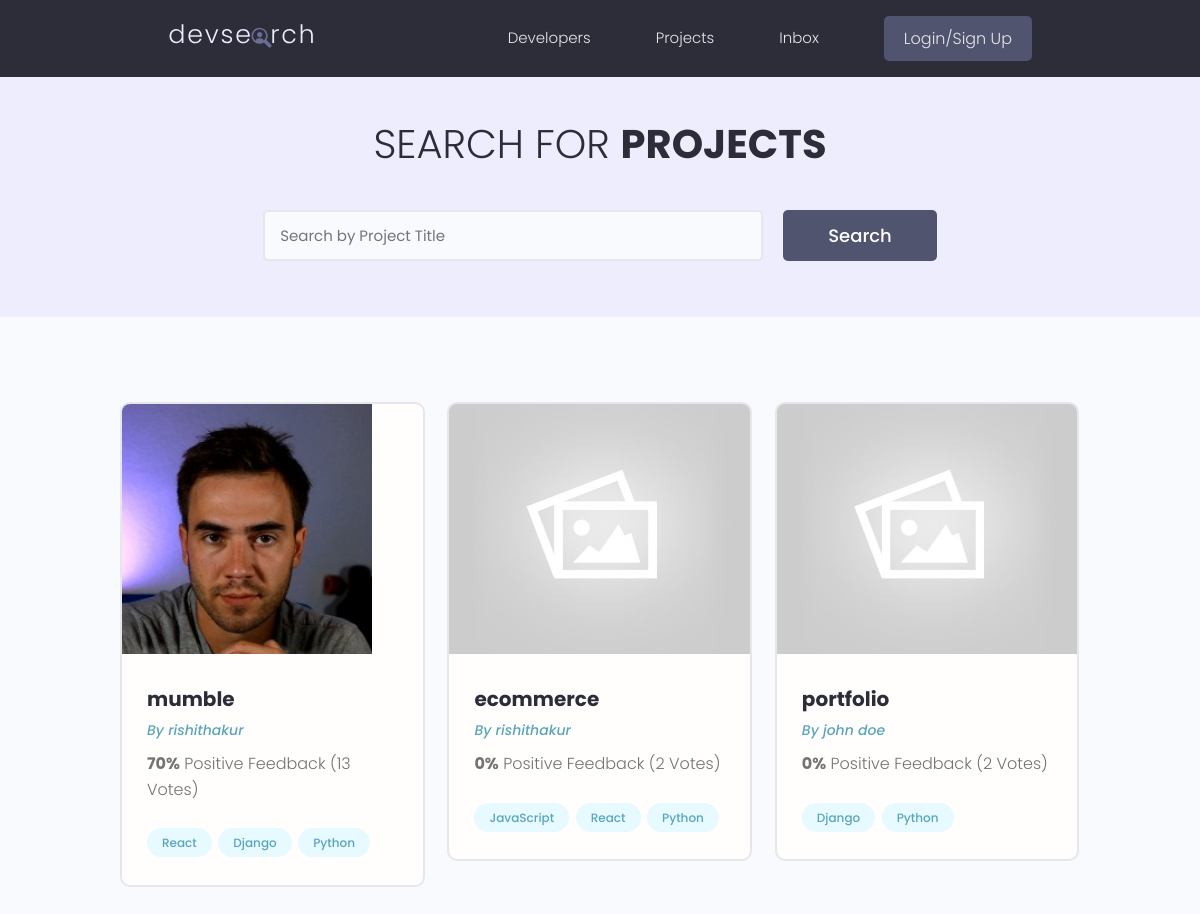
Page /projects/?page=2 on the earlier database version.
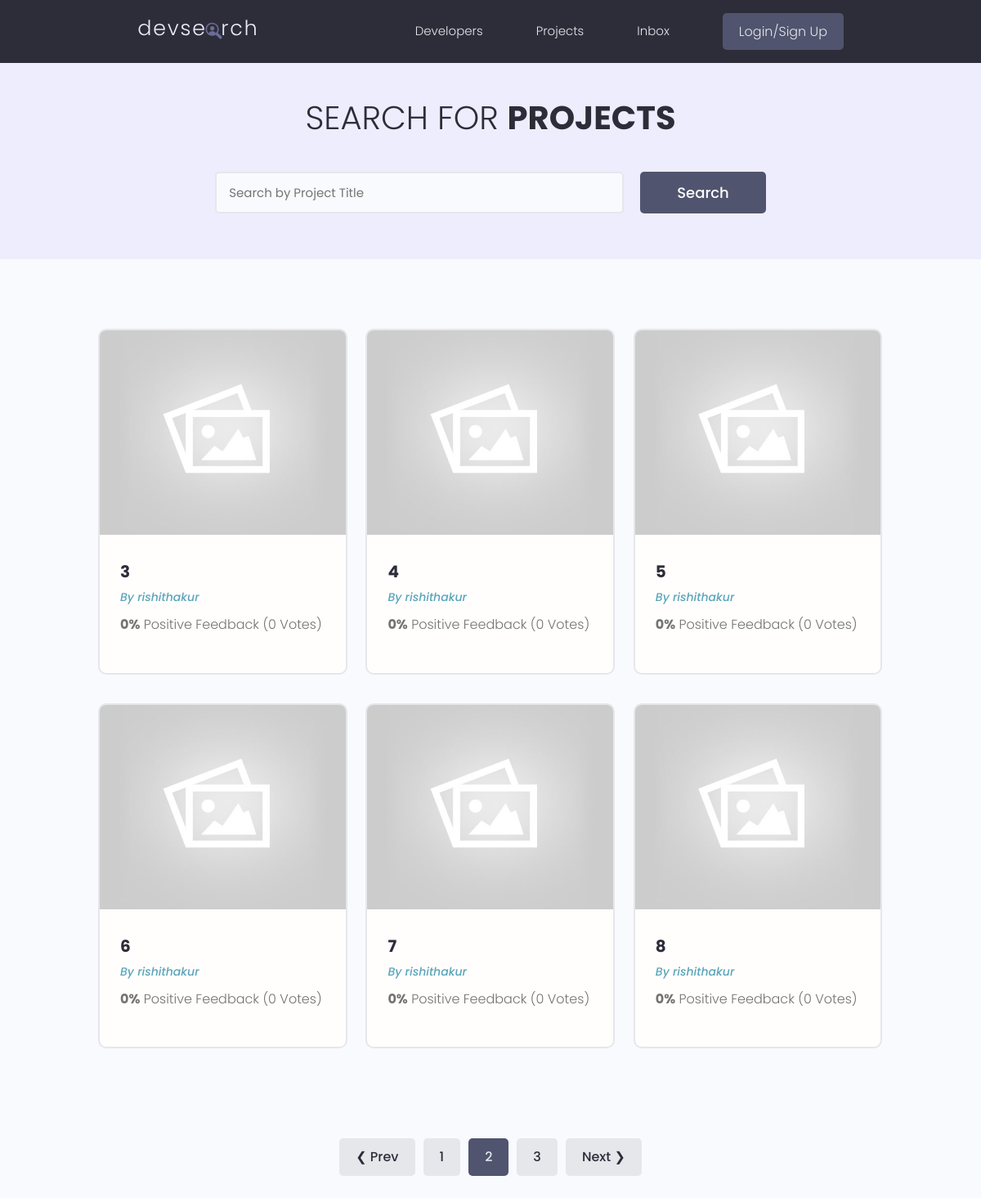
Same page on the later database version.
### projects/models.py (models this page shows, shortened)
class Project(models.Model):
    owner = models.ForeignKey(Profile, null=True, blank=True, on_delete=models.SET_NULL)
    title = models.CharField(max_length=200)
    description = models.TextField(null=True, blank=True)
    featured_image = models.ImageField(null=True, blank=True, default="default.jpg")
    demo_link = models.CharField(max_length=2000, null=True, blank=True)
    source_link = models.CharField(max_length=2000,null=True, blank=True)
    tags = models.ManyToManyField('Tag', blank=True)
    vote_total = models.IntegerField(default=0, null=True, blank=True)
    vote_ratio = models.IntegerField(default=0, null=True, blank=True)
    created = models.DateTimeField(auto_now_add=True)
    id = models.UUIDField(default=uuid.uuid4, unique=True, primary_key=True, editable=False)
    class Meta:
        ordering = ['-vote_ratio', '-vote_total', 'title']

class Tag(models.Model):
    name = models.CharField(max_length=200)
    created = models.DateTimeField(auto_now_add=True)
    id = models.UUIDField(default=uuid.uuid4, unique=True, primary_key=True, editable=False)
    def __str__(self):
        return self.name

### users/models.py (models this page shows, shortened)
class Profile(models.Model):
    user = models.OneToOneField(User, on_delete=models.CASCADE, null=True, blank=True)
    name = models.CharField(max_length=200, blank=True, null=True)
    email = models.EmailField(max_length=500, blank=True, null=True)
    username = models.CharField(max_length=200, blank=True, null=True)
    location = models.CharField(max_length=200, blank=True, null=True)
    short_intro = models.CharField(max_length=200, blank=True, null=True)
    bio = models.TextField(blank=True, null=True)
    profile_image = models.ImageField(null=True, blank=True, upload_to='profiles/', default='profiles/user-default.png')
    social_github =  models.CharField(max_length=200, blank=True, null=True)
    social_linkedin=  models.CharField(max_length=200, blank=True, null=True)
    social_website =  models.CharField(max_length=200, blank=True, null=True)
    social_twitter =  models.CharField(max_length=200, blank=True, null=True)
    created = models.DateTimeField(auto_now_add=True)
    id = models.UUIDField(default=uuid.uuid4, unique=True, primary_key=True, editable=False)

### projects/views.py (the view)
# urls.py: path('projects/', include('projects.urls')),
def projects(request):
    projects, search_query = searchProjects(request)
    custom_range, projects = paginateProjects(request, projects, 6)
    context = {'projects':projects, 'search_query': search_query, 'custom_range': custom_range}
    return render(request, 'projects/projects.html', context)

### projects/utils.py (called while the page is built)
def paginateProjects(request, projects, results):
    page = request.GET.get('page')
    paginator = Paginator(projects, results)
    try:
        projects = paginator.page(page)
    except PageNotAnInteger:
        page = 1
        projects = paginator.page(page)
    except EmptyPage:
        page = paginator.num_pages
        projects = paginator.page(page)
    leftIndex = (int(page) - 2)
    if leftIndex < 1:
        leftIndex = 1
    rightIndex = (int(page) + 2)
    if rightIndex > paginator.num_pages:
        rightIndex = paginator.num_pages + 1
    custom_range = range(leftIndex, rightIndex)
    return custom_range, projects

def searchProjects(request):
    search_query = ''
    if request.GET.get('search_query'):
        search_query = request.GET.get('search_query')
    tags = Tag.objects.filter(name__icontains=search_query)
    projects = Project.objects.distinct().filter(
        Q(title__icontains=search_query) |
        Q(description__icontains=search_query) |
        Q(owner__name__icontains=search_query) |
        Q(tags__in=tags)
    )
    return projects, search_query

### projects/templates/projects/projects.html (shortened to what this page needs)
{% extends 'main.html' %}
{% block content %}
<main class="projects">
    <section class="hero-section text-center">
        <div class="container container--narrow">
            <div class="hero-section__box">
                <h2>Search for <span>Projects</span></h2>
            </div>
            <div class="hero-section__search">
                <form id='searchForm' class="form" action="{% url 'projects' %}" method="get">
                    <div class="form__field">
                        <input class="input input--text" id="formInput#search" type="text" name="search_query"
                        placeholder="Search by Project Title" value="{{search_query}}" />
                    </div>
                    <input class="btn btn--sub btn--lg" type="submit" value="Search" />
                </form>
            </div>
        </div>
    </section>
    <section class="projectsList">
        <div class="container">
            <div class="grid grid--three">
                {% for project in projects %}
                <div class="column">
                    <div class="card project">
                        <a href="{% url 'project' project.id %}" class="project">
                            <img class="project__thumbnail" src="{{ project.featured_image.url }}" alt="project thumbnail" />
                            <div class="card__body">
                                <h3 class="project__title">{{project.title}}</h3>
                                <p><a class="project__author" href="{% url 'user-profile' project.owner.id %}">By {{project.owner.name}}</a></p>
                                <p class="project--rating">
                                    <span style="font-weight: bold;">{{project.vote_ratio}}%</span> Positive
                                    Feedback ({{project.vote_total}} Vote{{project.vote_total|pluralize:"s"}})
                                </p>
                                <div class="project__tags">
                                    {% for tag in project.tags.all %}
                                    <span class="tag tag--pill tag--main">
                                        <small>{{tag}}</small>
                                    </span>
                                    {% endfor %}
                                </div>
                            </div>
                        </a>
                    </div>
                </div>
                {% endfor %}
            </div>
        </div>
    </section>
    {% include 'pagination.html' with queryset=projects custom_range=custom_range %}
</main>
{% endblock content %}

Differences in the rows shown:
no longer on this page (row unchanged): Project: featured_image (picture), title "mumble", owner.name "rishithakur", vote_ratio "70", vote_total "13"
no longer on this page (row unchanged): Tag: name "React"
no longer on this page (row unchanged): Tag: name "Django"
no longer on this page (row unchanged): Tag: name "Python"
no longer on this page (row unchanged): Project: featured_image (placeholder picture), title "ecommerce", owner.name "rishithakur", vote_ratio "0", vote_total "2"
no longer on this page (row unchanged): Tag: name "JavaScript", shown under "ecommerce"
no longer on this page (row unchanged): Project: featured_image (placeholder picture), title "portfolio", owner.name "john doe", vote_ratio "0", vote_total "2"
added Project: featured_image (placeholder picture), title "3", owner.name "rishithakur", vote_ratio "0", vote_total "0"
added Project: featured_image (placeholder picture), title "4", owner.name "rishithakur", vote_ratio "0", vote_total "0"
added Project: featured_image (placeholder picture), title "5", owner.name "rishithakur", vote_ratio "0", vote_total "0"
added Project: featured_image (placeholder picture), title "6", owner.name "rishithakur", vote_ratio "0", vote_total "0"
added Project: featured_image (placeholder picture), title "7", owner.name "rishithakur", vote_ratio "0", vote_total "0"
added Project: featured_image (placeholder picture), title "8", owner.name "rishithakur", vote_ratio "0", vote_total "0"
Other differences:
text now shown: "❮ Prev Next ❯"
new list line: "1"
new list line: "2"
new list line: "3"
